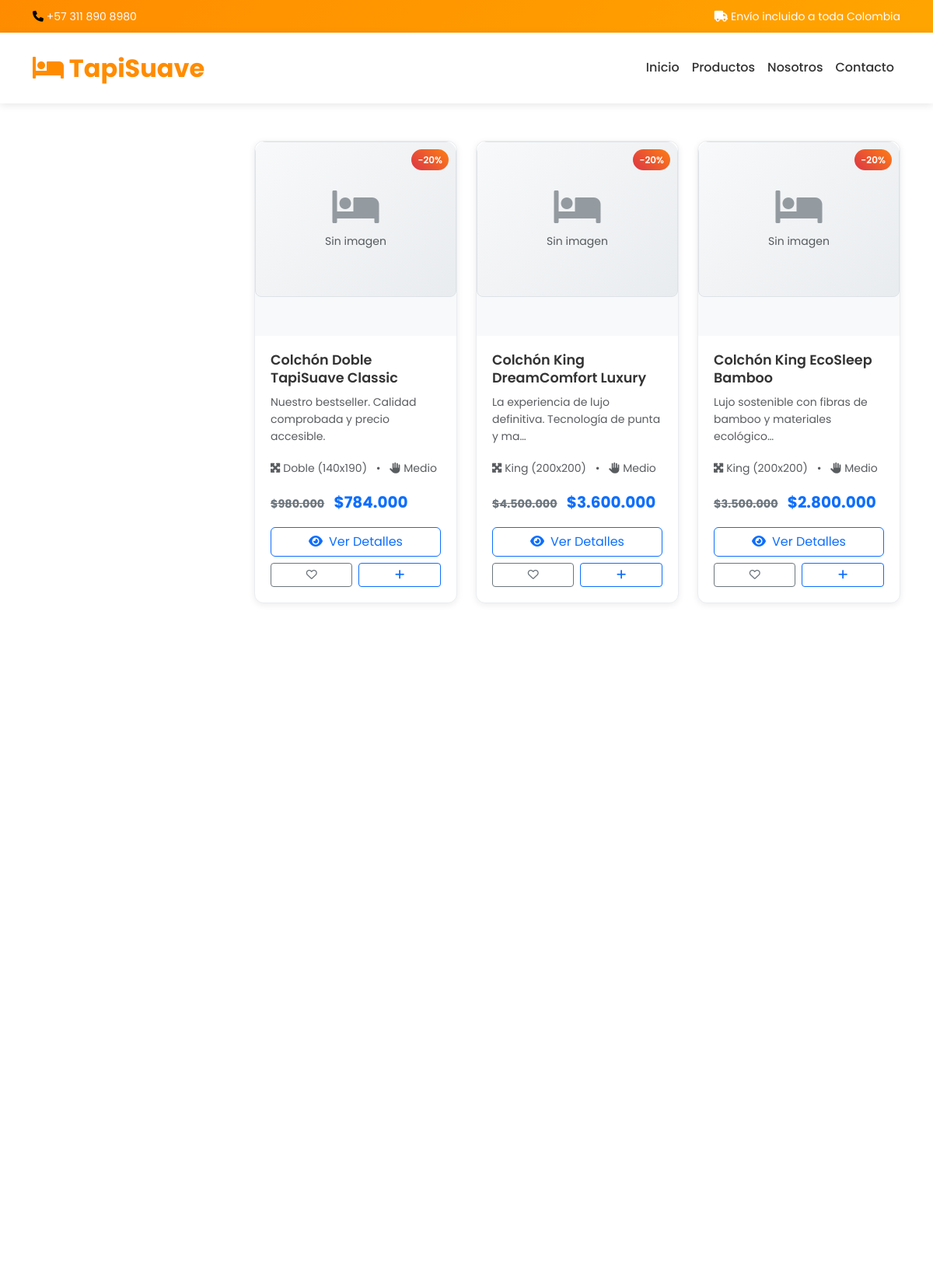
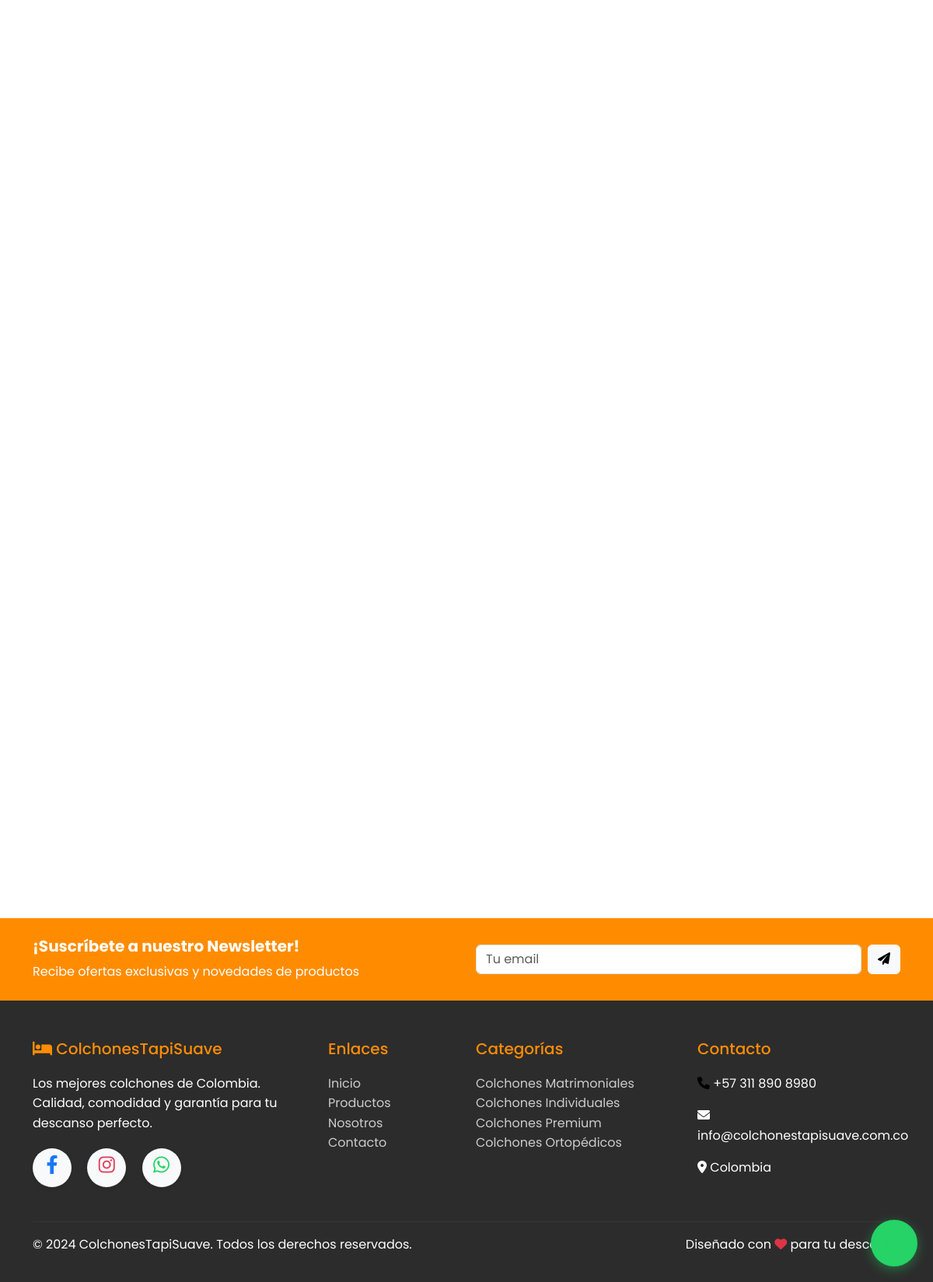
/productos/, run on an earlier commit of the app's database (2 pictures, top to bottom).
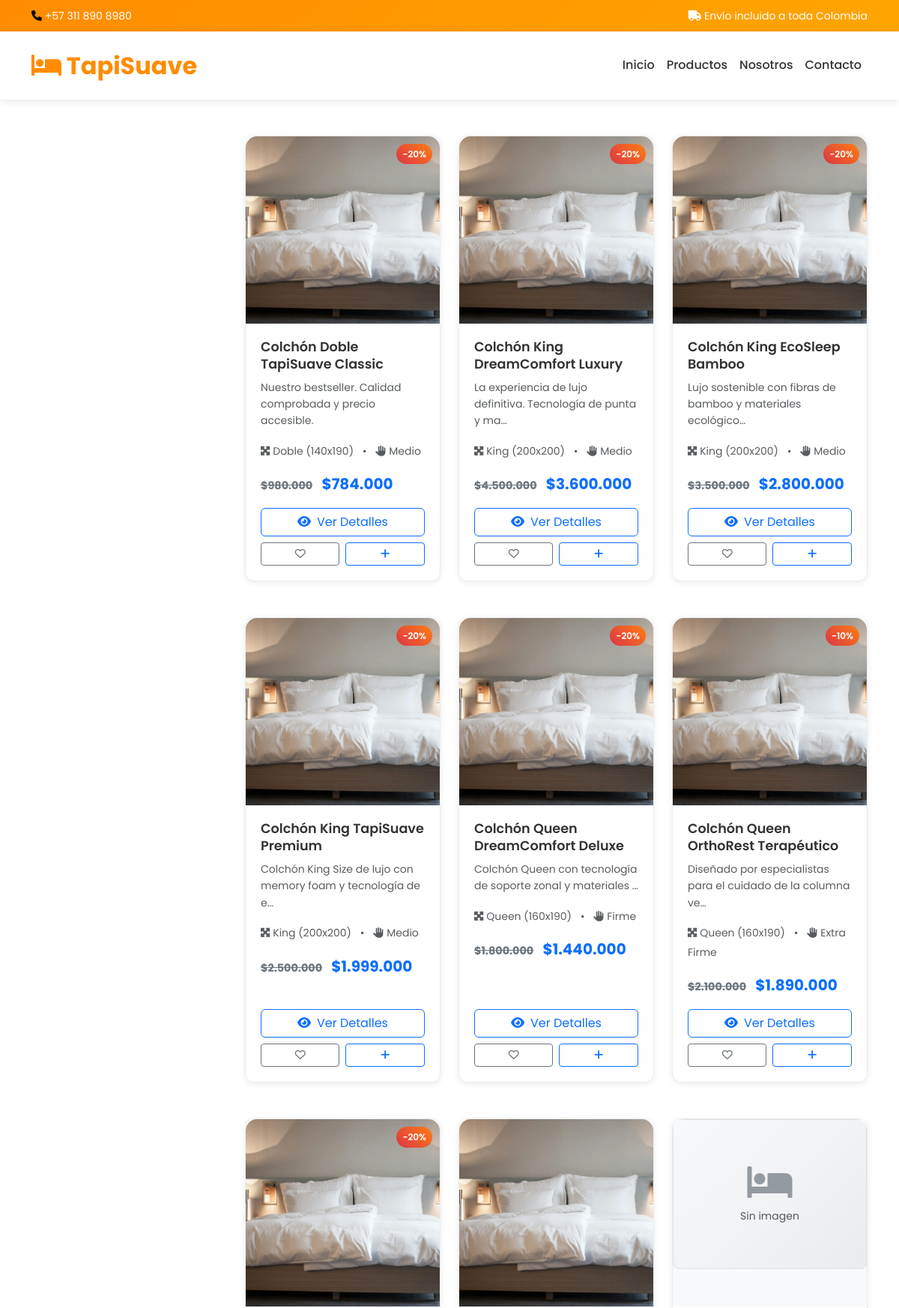
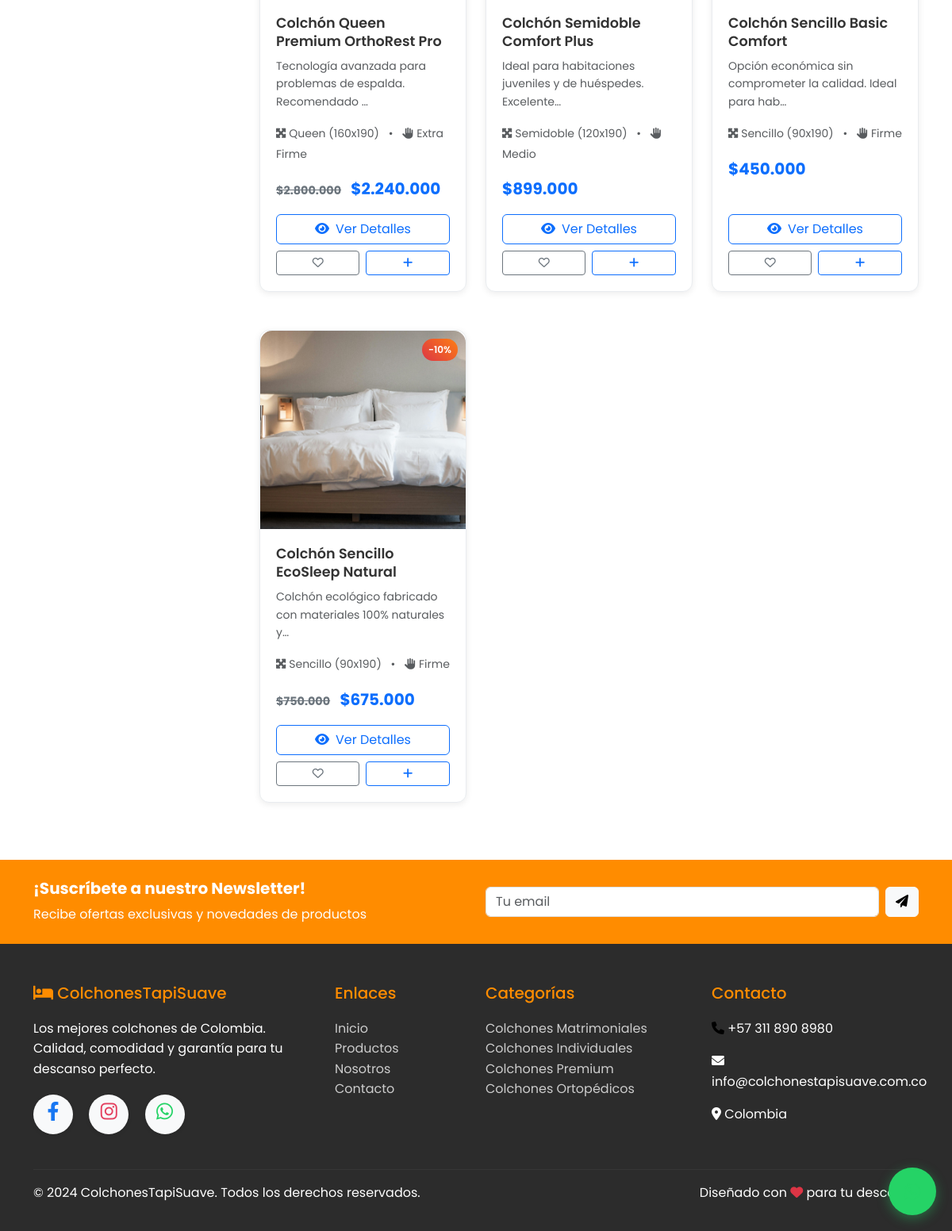
And on a later commit of the database (2 pictures, top to bottom).
### tienda/models.py (models this page shows, shortened)
class Producto(models.Model):
    TAMANOS_CHOICES = [
        ('sencillo', 'Sencillo (90x190)'),
        ('semi', 'Semidoble (120x190)'),
        ('doble', 'Doble (140x190)'),
        ('queen', 'Queen (160x190)'),
        ('king', 'King (200x200)'),
    ]
    FIRMEZA_CHOICES = [
        ('suave', 'Suave'),
        ('medio', 'Medio'),
        ('firme', 'Firme'),
        ('extra_firme', 'Extra Firme'),
    ]
    nombre = models.CharField(max_length=200)
    slug = models.SlugField(max_length=200, unique=True, blank=True)
    categoria = models.ForeignKey(Categoria, on_delete=models.CASCADE, related_name='productos')
    marca = models.ForeignKey(Marca, on_delete=models.CASCADE, related_name='productos')
    descripcion_corta = models.CharField(max_length=300)
    descripcion = RichTextField()
    tamano = models.CharField(max_length=20, choices=TAMANOS_CHOICES)
    firmeza = models.CharField(max_length=20, choices=FIRMEZA_CHOICES)
    altura = models.PositiveIntegerField(help_text="Altura en centímetros")
    material_principal = models.CharField(max_length=100)
    garantia_anos = models.PositiveIntegerField(default=1)
    precio = models.DecimalField(max_digits=10, decimal_places=2, validators=[MinValueValidator(0)])
    precio_descuento = models.DecimalField(max_digits=10, decimal_places=2, blank=True, null=True, validators=[MinValueValidator(0)])
    stock = models.PositiveIntegerField(default=0)
    imagen_principal = models.ImageField(upload_to='productos/')
    imagen_2 = models.ImageField(upload_to='productos/', blank=True)
    imagen_3 = models.ImageField(upload_to='productos/', blank=True)
    imagen_4 = models.ImageField(upload_to='productos/', blank=True)
    destacado = models.BooleanField(default=False)
    activo = models.BooleanField(default=True)
    peso = models.DecimalField(max_digits=5, decimal_places=2, help_text="Peso en kg")
    fecha_creacion = models.DateTimeField(auto_now_add=True)
    fecha_actualizacion = models.DateTimeField(auto_now=True)
    class Meta:
        ordering = ['-fecha_creacion']
        verbose_name_plural = "Productos"
    def get_absolute_url(self):
        return reverse('producto_detalle', kwargs={'slug': self.slug})
    def get_precio_final(self):
        return self.precio_descuento if self.precio_descuento else self.precio
    def get_descuento_porcentaje(self):
        if self.precio_descuento and self.precio_descuento < self.precio:
            return round(((self.precio - self.precio_descuento) / self.precio) * 100)
        return 0

class Categoria(models.Model):
    nombre = models.CharField(max_length=100, unique=True)
    slug = models.SlugField(max_length=100, unique=True, blank=True)
    descripcion = models.TextField(blank=True)
    imagen = models.ImageField(upload_to='categorias/', blank=True)
    activa = models.BooleanField(default=True)
    orden = models.PositiveIntegerField(default=0)
    class Meta:
        verbose_name_plural = "Categorías"
        ordering = ['orden', 'nombre']

### tienda/views.py (the view, shortened to what this page needs)
# urls.py: path('productos/', views.productos_lista, name='productos_lista'),
def productos_lista(request):
    productos = Producto.objects.filter(activo=True)
    categoria_slug = request.GET.get('categoria')
    busqueda = request.GET.get('q')
    orden = request.GET.get('orden', 'nombre')
    precio_min = request.GET.get('precio_min')
    precio_max = request.GET.get('precio_max')
    tamano = request.GET.get('tamano')
    firmeza = request.GET.get('firmeza')
    if categoria_slug:
        productos = productos.filter(categoria__slug=categoria_slug)
    if precio_min:
        try:
            precio_min = float(precio_min)
            productos = productos.filter(precio__gte=precio_min)
        except ValueError:
            pass
    if precio_max:
        try:
            precio_max = float(precio_max)
            productos = productos.filter(precio__lte=precio_max)
        except ValueError:
            pass
    if tamano:
        productos = productos.filter(tamano=tamano)
    if firmeza:
        productos = productos.filter(firmeza=firmeza)
    if orden == 'precio_asc':
        productos = productos.order_by('precio')
    elif orden == 'precio_desc':
        productos = productos.order_by('-precio')
    elif orden == 'nombre':
        productos = productos.order_by('nombre')
    elif orden == 'destacados':
        productos = productos.order_by('-destacado', 'nombre')
    paginator = Paginator(productos, 12)
    page_number = request.GET.get('page')
    page_obj = paginator.get_page(page_number)
    tamanos_disponibles = Producto.TAMANOS_CHOICES
    firmezas_disponibles = Producto.FIRMEZA_CHOICES
    context = {
        'page_obj': page_obj,
        'categoria_actual': categoria_slug,
        'busqueda': busqueda,
        'orden': orden,
        'precio_min': precio_min,
        'precio_max': precio_max,
        'tamano_actual': tamano,
        'firmeza_actual': firmeza,
        'tamanos_disponibles': tamanos_disponibles,
        'firmezas_disponibles': firmezas_disponibles,
    }
    return render(request, 'tienda/productos_lista.html', context)

### templates/tienda/productos_lista.html (shortened to what this page needs)
{% extends 'base.html' %}
{% load image_tags %}
{% block content %}
<div class="container py-5">
    <div class="row">
        <div class="col-lg-3">
        </div>
        <div class="col-lg-9">
            <div class="products-grid">
                <div class="row g-4">
                    {% for producto in page_obj %}
                    <div class="col-xl-4 col-lg-6 col-md-6 mb-4">
                        <div class="product-card h-100" data-product-id="{{ producto.id }}">
                            <div class="product-image">
                                {% responsive_product_image producto size='card' alt=producto.nombre css_class='product-img' %}
                                {% if producto.get_descuento_porcentaje %}
                                <div class="product-badge">-{{ producto.get_descuento_porcentaje }}%</div>
                                {% endif %}
                            </div>
                            <div class="product-info">
                                <h5 class="product-title">{{ producto.nombre }}</h5>
                                <p class="text-muted small mb-3">{{ producto.descripcion_corta|truncatechars:60 }}</p>
                                <div class="product-specs mb-3">
                                    <small class="text-muted">
                                        <i class="fas fa-expand-arrows-alt me-1"></i>{{ producto.get_tamano_display }}
                                        <span class="mx-2">•</span>
                                        <i class="fas fa-hand-paper me-1"></i>{{ producto.get_firmeza_display }}
                                    </small>
                                </div>
                                <div class="product-price">
                                    {% if producto.precio_descuento %}
                                    <span class="product-price-old">{{ producto.precio|formato_peso_colombiano }}</span>
                                    {% endif %}
                                    {{ producto.get_precio_final|formato_peso_colombiano }}
                                </div>
                                <div class="product-actions mt-auto">
                                    <a href="{{ producto.get_absolute_url }}" class="btn btn-outline-primary w-100 mb-2">
                                        <i class="fas fa-eye me-2"></i>Ver Detalles
                                    </a>
                                    <div class="row g-2">
                                        <div class="col-6">
                                            <button class="btn btn-sm btn-outline-secondary w-100 favorite-btn">
                                                <i class="far fa-heart"></i>
                                            </button>
                                        </div>
                                        <div class="col-6">
                                            <button class="btn btn-sm btn-outline-primary w-100 comparison-add-btn">
                                                <i class="fas fa-plus"></i>
                                            </button>
                                        </div>
                                    </div>
                                </div>
                            </div>
                        </div>
                    </div>
                    {% empty %}
                    <div class="col-12 text-center py-5">
                        <i class="fas fa-search" style="font-size: 3rem; color: var(--border-color);"></i>
                        <h4 class="mt-3 text-muted">No se encontraron productos</h4>
                        <p class="text-muted">Prueba ajustando los filtros de búsqueda</p>
                    </div>
                    {% endfor %}
                </div>
            </div>
        </div>
    </div>
</div>
{% endblock %}

### templates/base.html (shortened to what this page needs)
<!DOCTYPE html>
<html lang="es">
<head>
    <link href="https://cdn.jsdelivr.net/npm/bootstrap@5.3.0/dist/css/bootstrap.min.css" rel="stylesheet">
    <link rel="stylesheet" href="https://cdnjs.cloudflare.com/ajax/libs/font-awesome/6.0.0/css/all.min.css">
    {% load static %}
    <link rel="stylesheet" href="{% static 'css/custom.css' %}">
</head>
<body>
    <div class="header-top">
        <div class="container">
            <div class="row">
                <div class="col-md-6">
                    <small><i class="fas fa-phone"></i> +57 311 890 8980</small>
                </div>
                <div class="col-md-6 text-end">
                    <small><i class="fas fa-truck"></i> Envío incluido a toda Colombia</small>
                </div>
            </div>
        </div>
    </div>
    <nav class="navbar navbar-expand-lg sticky-top">
        <div class="container">
            <a class="navbar-brand" href="{% url 'inicio' %}">
                <i class="fas fa-bed"></i> TapiSuave
            </a>
            <div class="collapse navbar-collapse" id="navbarNav">
                <ul class="navbar-nav ms-auto">
                    <li class="nav-item">
                        <a class="nav-link" href="{% url 'inicio' %}">Inicio</a>
                    </li>
                    <li class="nav-item">
                        <a class="nav-link" href="{% url 'productos_lista' %}">Productos</a>
                    </li>
                    <li class="nav-item">
                        <a class="nav-link" href="{% url 'sobre_nosotros' %}">Nosotros</a>
                    </li>
                    <li class="nav-item">
                        <a class="nav-link" href="{% url 'contacto' %}">Contacto</a>
                    </li>
                </ul>
            </div>
        </div>
    </nav>
    <main>
        {% block content %}{% endblock %}
    </main>
    <div class="whatsapp-widget">
        <a href="https://wa.me/573118908980?text=Hola%2C%20estoy%20interesado%20en%20sus%20colchones"
           target="_blank"
           class="whatsapp-btn"
           title="Chatea con nosotros en WhatsApp">
            <i class="fab fa-whatsapp"></i>
        </a>
    </div>
<section class="py-4" style="background-color: var(--primary-color); color: white;">
    <div class="container">
        <div class="row align-items-center">
            <div class="col-lg-6">
                <h5 class="fw-bold mb-2">¡Suscríbete a nuestro Newsletter!</h5>
                <p class="mb-0">Recibe ofertas exclusivas y novedades de productos</p>
            </div>
            <div class="col-lg-6">
                <form method="post" action="{% url 'inicio' %}" class="d-flex gap-2">
                    <input type="email" name="newsletter_email" class="form-control"
                           placeholder="Tu email" required>
                    <button type="submit" class="btn btn-light">
                        <i class="fas fa-paper-plane"></i>
                    </button>
                </form>
            </div>
        </div>
    </div>
</section>
    <footer class="footer">
        <div class="container">
            <div class="row">
                <div class="col-lg-4 col-md-6 mb-4">
                    <h5><i class="fas fa-bed"></i> ColchonesTapiSuave</h5>
                    <p>Los mejores colchones de Colombia. Calidad, comodidad y garantía para tu descanso perfecto.</p>
                    <div class="social-links">
                        <a href="https://www.facebook.com/share/17XTTo9R8f/" class="me-3" target="_blank"><i class="fab fa-facebook-f"></i></a>
                        <a href="https://www.instagram.com/tapisuave?igsh=MXNqM3dvc2M3dHloNA==" class="me-3" target="_blank"><i class="fab fa-instagram"></i></a>
                        <a href="https://wa.me/573118908980" class="me-3" target="_blank"><i class="fab fa-whatsapp"></i></a>
                    </div>
                </div>
                <div class="col-lg-2 col-md-6 mb-4">
                    <h5>Enlaces</h5>
                    <ul class="list-unstyled">
                        <li><a href="{% url 'inicio' %}">Inicio</a></li>
                        <li><a href="{% url 'productos_lista' %}">Productos</a></li>
                        <li><a href="{% url 'sobre_nosotros' %}">Nosotros</a></li>
                        <li><a href="{% url 'contacto' %}">Contacto</a></li>
                    </ul>
                </div>
                <div class="col-lg-3 col-md-6 mb-4">
                    <h5>Categorías</h5>
                    <ul class="list-unstyled">
                        {% for categoria in categorias_menu %}
                        <li><a href="{% url 'productos_lista' %}?categoria={{ categoria.slug }}">{{ categoria.nombre }}</a></li>
                        {% endfor %}
                    </ul>
                </div>
                <div class="col-lg-3 col-md-6 mb-4">
                    <h5>Contacto</h5>
                    <p><i class="fas fa-phone"></i> +57 311 890 8980</p>
                    <p><i class="fas fa-envelope"></i> info@colchonestapisuave.com.co</p>
                    <p><i class="fas fa-map-marker-alt"></i> Colombia</p>
                </div>
            </div>
            <hr style="border-color: #555;">
            <div class="row">
                <div class="col-md-6">
                    <p>&copy; 2024 ColchonesTapiSuave. Todos los derechos reservados.</p>
                </div>
                <div class="col-md-6 text-end">
                    <p>Diseñado con <i class="fas fa-heart text-danger"></i> para tu descanso</p>
                </div>
            </div>
        </div>
    </footer>
</body>
</html>

What changed in the data, as far as the page shows it:
changed Producto "Colchón Doble TapiSuave Classic": nombre+imagen_principal: picture added; nombre+imagen_principal "Sin imagen" → (not shown)
changed Producto "Colchón King DreamComfort Luxury": nombre+imagen_principal: picture added; nombre+imagen_principal "Sin imagen" → (not shown)
changed Producto "Colchón King EcoSleep Bamboo": nombre+imagen_principal: picture added; nombre+imagen_principal "Sin imagen" → (not shown)
now on this page (row edited): Producto: nombre+imagen_principal (picture), get_descuento_porcentaje "20", nombre "Colchón King TapiSuave Premium", descripcion_corta "Colchón King Size de lujo con memory foam y tecnología de e…", tamano "King (200x200)", firmeza "Medio", precio "$2.500.000", get_precio_final "$1.999.000"
now on this page (row edited): Producto: nombre+imagen_principal (picture), get_descuento_porcentaje "20", nombre "Colchón Queen DreamComfort Deluxe", descripcion_corta "Colchón Queen con tecnología de soporte zonal y materiales …", tamano "Queen (160x190)", firmeza "Firme", precio "$1.800.000", get_precio_final "$1.440.000"
now on this page (row edited): Producto: nombre+imagen_principal (picture), get_descuento_porcentaje "10", nombre "Colchón Queen OrthoRest Terapéutico", descripcion_corta "Diseñado por especialistas para el cuidado de la columna ve…", tamano "Queen (160x190)", firmeza "Extra Firme", precio "$2.100.000", get_precio_final "$1.890.000"
now on this page (row edited): Producto: nombre+imagen_principal (picture), get_descuento_porcentaje "20", nombre "Colchón Queen Premium OrthoRest Pro", descripcion_corta "Tecnología avanzada para problemas de espalda. Recomendado …", tamano "Queen (160x190)", firmeza "Extra Firme", precio "$2.800.000", get_precio_final "$2.240.000"
now on this page (row edited): Producto: nombre+imagen_principal (picture), nombre "Colchón Semidoble Comfort Plus", descripcion_corta "Ideal para habitaciones juveniles y de huéspedes. Excelente…", tamano "Semidoble (120x190)", firmeza "Medio", get_precio_final "$899.000"
now on this page (row unchanged): Producto: nombre+imagen_principal "Sin imagen", nombre "Colchón Sencillo Basic Comfort", descripcion_corta "Opción económica sin comprometer la calidad. Ideal para hab…", tamano "Sencillo (90x190)", firmeza "Firme", get_precio_final "$450.000"
now on this page (row edited): Producto: nombre+imagen_principal (picture), get_descuento_porcentaje "10", nombre "Colchón Sencillo EcoSleep Natural", descripcion_corta "Colchón ecológico fabricado con materiales 100% naturales y…", tamano "Sencillo (90x190)", firmeza "Firme", precio "$750.000", get_precio_final "$675.000"
